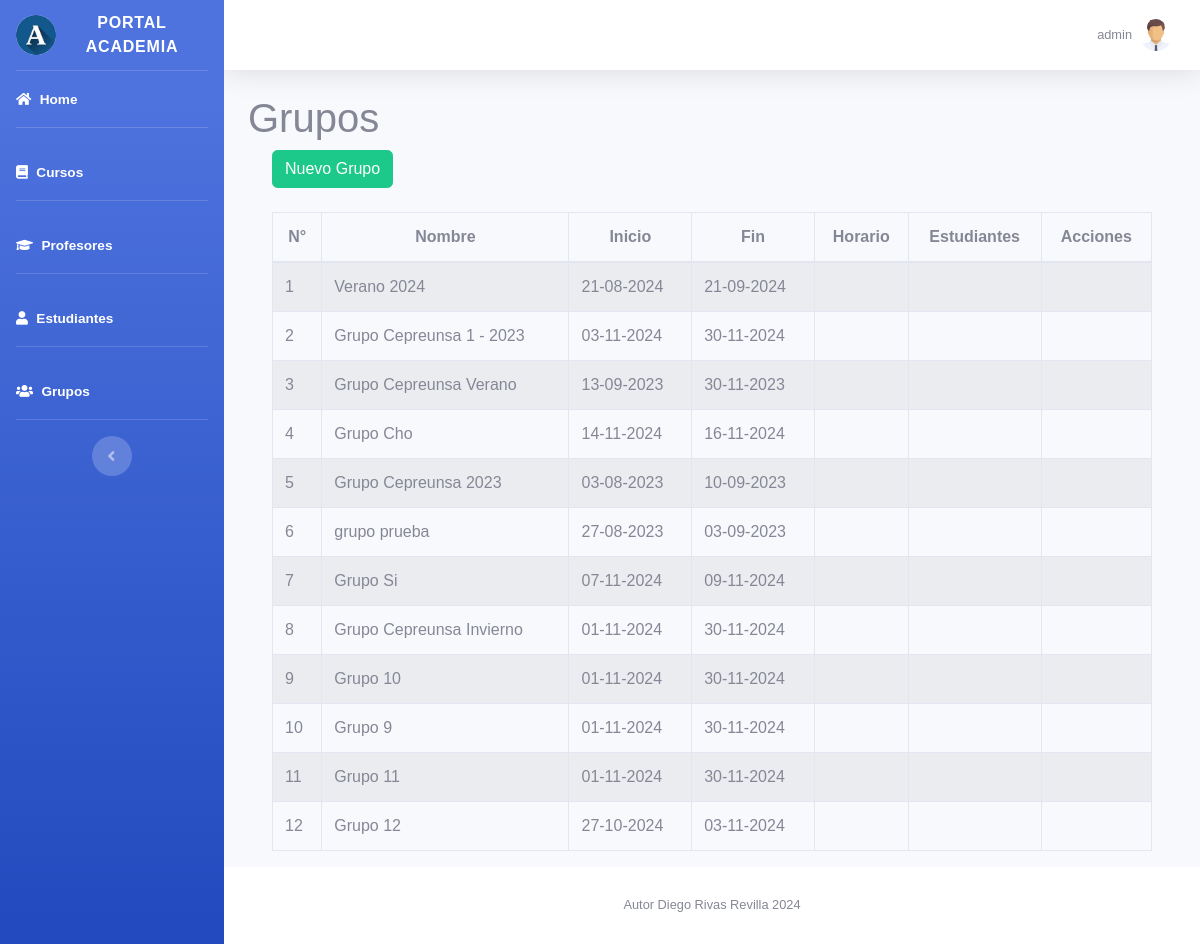
Screenshot of /dashboard/grupos.php (signed in) with the database file from the repository.
### tables this page shows
CREATE TABLE IF NOT EXISTS `fecha_pagos` (
  `id` int(11) NOT NULL AUTO_INCREMENT,
  `id_grupo` int(11) NOT NULL,
  `fecha_pago` date NOT NULL,
  PRIMARY KEY (`id`)
);

CREATE TABLE IF NOT EXISTS `grupos` (
  `id_grupo` int(11) NOT NULL AUTO_INCREMENT,
  `nombre_grupo` varchar(60) NOT NULL,
  `inicio_grupo` date NOT NULL,
  `fin_grupo` date NOT NULL,
  `numero_pagos` int(11) NOT NULL,
  PRIMARY KEY (`id_grupo`)
);

### dashboard/grupos.php (the view, shortened to what this page needs)
<?php
    require_once "vistas/parte_superior.php";
    $objeto = new Conexion();
    $conexion = $objeto->Conectar();
    $consulta = "SELECT g.*, fp.fecha_pago
                FROM grupos g
                LEFT JOIN fecha_pagos fp
                    ON g.id_grupo = fp.id_grupo";
    $resultado = $conexion->prepare($consulta);
    $resultado->execute();
    $data = array();
    while ($fila = $resultado->fetch(PDO::FETCH_ASSOC)) {
        $id_grupo = $fila['id_grupo'];
        if (!isset($data[$id_grupo])) {
            $data[$id_grupo] = array(
                'id_grupo' => $fila['id_grupo'],
                'nombre_grupo' => $fila['nombre_grupo'],
                'inicio_grupo' => $fila['inicio_grupo'],
                'fin_grupo' => $fila['fin_grupo'],
                'numero_pagos' => $fila['numero_pagos'],
                'fecha_pagos' => array()
            );
        }
        $data[$id_grupo]['fecha_pagos'][] = $fila['fecha_pago'];
    }
?>
<div class="container">
    <h1>Grupos</h1>
    <div class="container">
        <div class="row">
            <div class="col-lg-12">
                <button id="btnNuevoGrupo" type="button" class="btn btn-success" data-toggle="modal">Nuevo Grupo</button>
            </div>
        </div>
    </div>
    <br>
    <div class="container">
        <div class="row">
            <div class="col-lg-12">
                <div class="table-responsive">
                    <table id="tablaGrupos" class="table table-striped table-bordered table-condensed" style="width:100%">
                        <thead class="text-center">
                            <tr>
                                <th>N°</th>
                                <th>Nombre</th>
                                <th>Inicio</th>
                                <th>Fin</th>
                                <th>Horario</th>
                                <th>Estudiantes</th>
                                <th>Acciones</th>
                            </tr>
                        </thead>
                        <tbody>
                            <?php
                                $contador = 1;
                                foreach($data as $dat) {
                            ?>
                                <tr data-id="<?php echo $dat['id_grupo']; ?>"
                                    data-numeropagos="<?php echo $dat['numero_pagos']; ?>"
                                    data-fechas='<?php
                                    $fechas_json = json_encode($dat['fecha_pagos']);
                                    echo htmlspecialchars($fechas_json); ?>'
                                >
                                    <td><?php echo $contador ?></td>
                                    <td><?php echo $dat['nombre_grupo'] ?></td>
                                    <td><?php
                                            $date = new DateTime($dat['inicio_grupo']);
                                            echo $date->format('d-m-Y');
                                        ?>
                                    </td>
                                    <td><?php
                                            $date = new DateTime($dat['fin_grupo']);
                                            echo $date->format('d-m-Y');
                                        ?>
                                    </td>
                                    <td></td>
                                    <td></td>
                                    <td></td>
                                </tr>
                            <?php
                                    $contador++;
                                }
                            ?>
                        </tbody>
                    </table>
                </div>
            </div>
        </div>
    </div>
<?php require_once "vistas/parte_inferior.php"?>
</body>
</html>

### dashboard/css/custom.css (style rules this page uses)
body { background:#000000; font-family: 'Raleway', sans-serif; }

### rows the page displays
fecha_pagos: id_grupo.nombre_grupo "Verano 2024", id_grupo.inicio_grupo "21-08-2024", id_grupo.fin_grupo "21-09-2024"
grupos: nombre_grupo "Grupo Cepreunsa 2023", inicio_grupo "03-08-2023", fin_grupo "10-09-2023"
grupos: nombre_grupo "grupo prueba", inicio_grupo "27-08-2023", fin_grupo "03-09-2023"
grupos: nombre_grupo "Grupo Si", inicio_grupo "07-11-2024", fin_grupo "09-11-2024"
grupos: nombre_grupo "Grupo Cepreunsa Invierno", inicio_grupo "01-11-2024", fin_grupo "30-11-2024"
grupos: nombre_grupo "Grupo 10", inicio_grupo "01-11-2024", fin_grupo "30-11-2024"
grupos: nombre_grupo "Grupo 9", inicio_grupo "01-11-2024", fin_grupo "30-11-2024"
grupos: nombre_grupo "Grupo 11", inicio_grupo "01-11-2024", fin_grupo "30-11-2024"
grupos: nombre_grupo "Grupo 12", inicio_grupo "27-10-2024", fin_grupo "03-11-2024"

### other values shown
$_SESSION["s_usuario"] "admin"
$dat['nombre_grupo'] "Grupo Cepreunsa 1 - 2023"
$date->format('d-m-Y') "03-11-2024"
$date->format('d-m-Y') "30-11-2024"
$dat['nombre_grupo'] "Grupo Cepreunsa Verano"
$date->format('d-m-Y') "13-09-2023"
$date->format('d-m-Y') "30-11-2023"
$dat['nombre_grupo'] "Grupo Cho"
$date->format('d-m-Y') "14-11-2024"
$date->format('d-m-Y') "16-11-2024"
